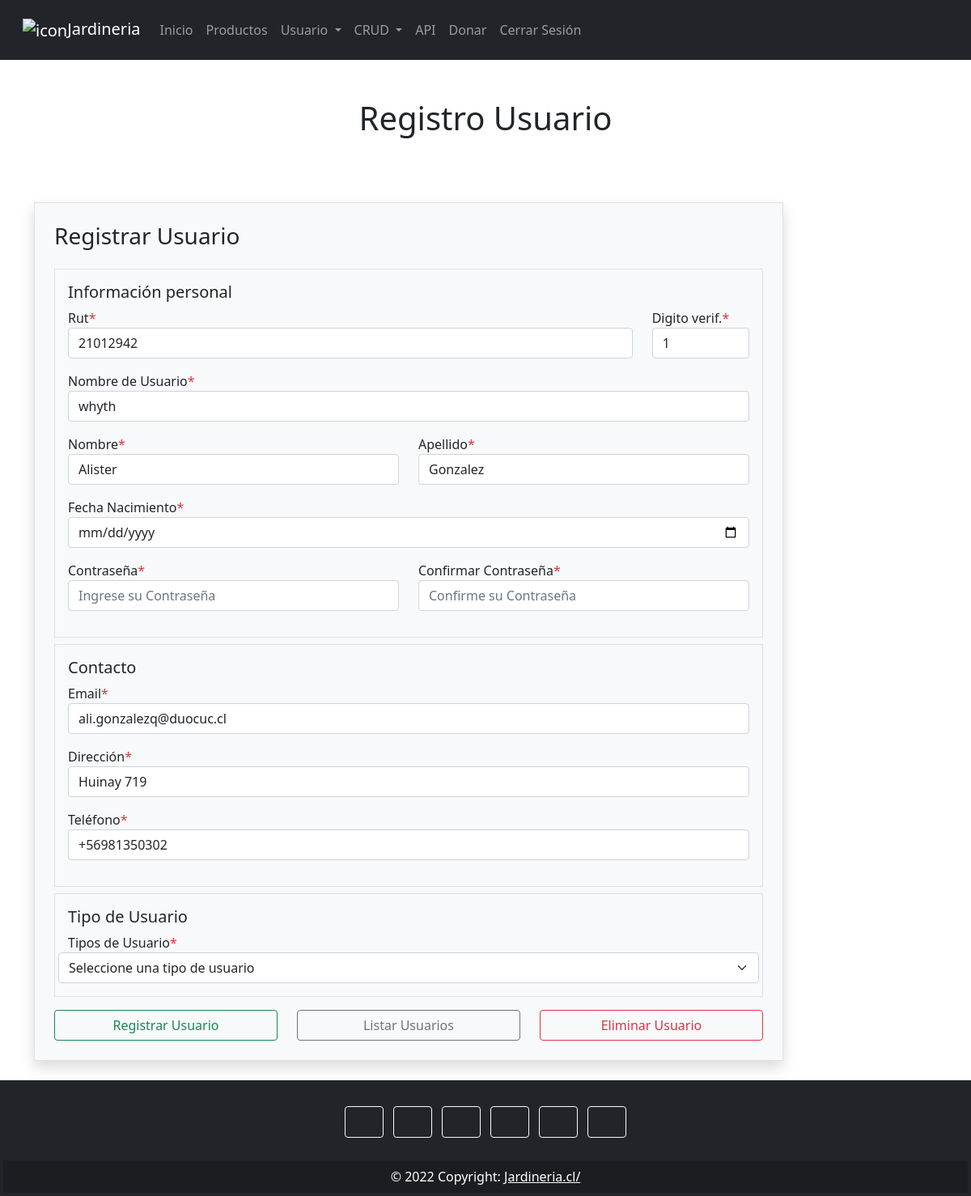
The page /crud/usuario/1/ (signed in) on the database its author committed.
### crud/models.py (models this page shows, shortened)
class Usuario(AbstractUser):
    rut = models.TextField(max_length=10)
    dv = models.TextField(max_length=1)
    first_name = models.TextField(max_length=20)
    last_name = models.TextField(max_length=20)
    fechaNac = models.DateField(null=True)
    password = models.CharField(max_length=128)
    email = models.TextField(max_length=30)
    direccion = models.TextField(max_length=30)
    telefono = models.TextField(max_length=12)
    tipoDeUsuario = models.IntegerField(default=0)
    last_login = models.DateField(default=timezone.now)
    is_superuser = models.BooleanField(default=False)
    is_staff = models.BooleanField(default=True)
    is_active = models.BooleanField(default=True)
    date_joined = models.DateField(default=timezone.now)
    username = models.TextField(max_length=20, unique=True)
    suscrito = models.BooleanField(default=False)
    USERNAME_FIELD = 'username'
    REQUIRED_FIELDS = []

### crud/views.py (the view)
# urls.py: path('usuario/<int:id>/', views.viewReadUsuario, name="usuario"),
@login_required
@permission_required('is_superuser')
def viewReadUsuario(request, id):
    cntx = {}
    try:
        fila = Usuario.objects.get(pk = id)
        cntx = {'fila': fila}
    except:
        cntx = {'error': 'Item no encontrado'}
    productCategories = Categoria.objects.all()
    cntx["productCategories"] = productCategories
    userCategories = tipoUsuario.objects.all()
    cntx['userCategories'] = userCategories
    return render(request, 'usuario.html', cntx)

### historial/context_processor.py (called while the page is built)
def total_historial(request):
    total = 0
    if request.user.is_authenticated:
        if "historial" in request.session.keys():
            for key, value in request.session["historial"].items():
                total += int(value["acumulado"])
    return {"total_historial": total}

### shopyCart/context_processor.py (called while the page is built)
def total_carrito(request):
    total = 0
    if request.user.is_authenticated:
        if "carrito" in request.session.keys():
            for key, value in request.session["carrito"].items():
                total += int(value["acumulado"])
    return {"total_carrito": total}

### crud/templates/usuario.html (shortened to what this page needs)
{% extends "index.html" %}
{% block tituloPagina %}
    <div class="text-center mt-5">
        <h1>Registro Usuario</h1>
    </div>
{% endblock %}
{% block contenido %}
<br>
    <div class="container">
        <div class="row">
            <div class="col-md-10 off-md-4">
                <div class="signup-form">
                    <form action="{%url 'usuario' %}" method="POST" autocomplete="off" class="mt-5 border p-4 bg-light shadow">
                        <h3 class="mb-4">Registrar Usuario</h3>
                        <div class="border p-3">
                            <h5>Información personal</h5>
                          <div class="row">
                            <div class="mb-3 col-md-10">
                              <label for="txtRut">Rut<span class="text-danger">*</span></label>
                              <input type="text" id="txtRut" name="txtRut" maxlength="8" minlength="8" placeholder="Ingrese su Rut" class="txtRut form-control" value="{{fila.rut}}">
                            </div>
                            <div class="mb-3 col-md-2">
                              <label for="txtDV">Digito verif.<span class="text-danger">*</span></label>
                              <input type="text" id="txtDV" name="txtDV" maxlength="1" minlength="1" placeholder="Ingrese su DV" class="txtDV form-control" value="{{fila.dv}}">
                            </div>
                          </div>
                          <div class="mb-3 col-md-12">
                            <label for="txtUsername">Nombre de Usuario<span class="text-danger">*</span></label>
                            <input type="text" id="txtUsername" name="txtUsername" placeholder="Ingrese su Nombre de Usuario" class="txtUsername form-control" value="{{fila.username}}">
                          </div>
                          <div class="row">
                          <div class="mb-3 col-md-6">
                              <label for="txtNombre">Nombre<span class="text-danger">*</span></label>
                              <input type="text" id="txtNombre" name="txtNombre" placeholder="Ingrese su Nombre" class="txtNombre form-control" value="{{fila.first_name}}">
                          </div>
                          <div class="mb-3 col-md-6">
                              <label for="txtApellido">Apellido<span class="text-danger">*</label>
                              <input type="text" id="txtApellido" name="txtApellido" placeholder="Ingrese su Apellido" class="txtApellido form-control" value="{{fila.last_name}}">
                          </div>
                          <div class="mb-3 col-md-12">
                              <label for="fecNac">Fecha Nacimiento<span class="text-danger">*</span> </label>
                              <input type="date" name="fecNac" id="fecNac" class="fecNac form-control" value="{{fila.fechaNac}}">
                          </div>
                        </div>
                        <div class="row">
                          <div class="mb-3 col-md-6">
                              <label for="txtPassword">Contraseña<span class="text-danger">*</label>
                              <input type="password" id="txtPassword" maxlength="25" minlength="8" name="txtPassword" placeholder="Ingrese su Contraseña" class="txtPassword form-control" value="">
                          </div>
                          <div class="mb-3 col-md-6">
                              <label for="txtPassword2">Confirmar Contraseña<span class="text-danger">*</label>
                              <input type="password" id="txtPassword2" maxlength="25" minlength="8" name="txtPassword2" placeholder="Confirme su Contraseña" class="txtPassword2 form-control" value="">
                          </div>
                      </div>
                      </div>
                      <div class="border mt-2 p-3">
                        <h5>Contacto</h5>
                          <div class="mb-3 col-md-12">
                              <label for="txtEmail">Email<span class="text-danger">*</label>
                              <input type="email" maxlength="75" minlength="13" id="txtEmail" name="txtEmail" placeholder="Ingrese su Email" class="txtEmail form-control" value="{{fila.email}}">
                          </div>
                          <div class="mb-3 col-md-12">
                            <label for="txtDireccion">Dirección<span class="text-danger">*</label>
                            <input type="text" id="txtDireccion" name="txtDireccion" placeholder="Ingrese su Dirección" class="txtDireccion form-control" value="{{fila.direccion}}">
                        </div>
                          <div class="mb-3 col-md-12">
                              <label for="txtTel">Teléfono<span class="text-danger">*</label>
                              <input type="tel" id="txtTel" name="txtTel" maxlength="12" placeholder="Ingrese su Teléfono" class="txtTel form-control" value="{{fila.telefono}}">
                          </div>
                        </div>
                        <div class="border mt-2 p-3">
                            <h5>Tipo de Usuario</h5>
                            <div class="row">
                                <label for="cmbTipoUsuario">Tipos de Usuario<span class="text-danger">*</span></label>
                                <select name="cmbTipoUsuario" class="cmbTipoUsuario form-select" id="cmbTipoUsuario" value="{{ fila.tipoUsuario }}">
                                  <option class="cmbTipoUsuario" hidden value="0">Seleccione una tipo de usuario</option>
                                </select>
                            </div>
                        </div>
                        <div class="row">
                          <div class="col-md-4 mt-3">
                            <input type="submit" name="btnCreate" class="btnCreate btn btn-outline-success form-control" value="Registrar Usuario">
                          </div>
                          <div class="col-md-4 mt-3">
                            <input type="submit" name="btnRead" class="btnRead btn btn-outline-secondary form-control" value="Listar Usuarios">
                          </div>
                          <div class="col-md-4 mt-3">
                            <input type="submit" name="btnDelete" class="btnDelete btn btn-outline-danger form-control" value="Eliminar Usuario">
                          </div>
                        </div>
                    </form>
                </div>
            </div>
        </div>
    </div>
{% endblock %}

### rows shown on the page
Usuario: txtRut "21012942", txtDV "1", txtUsername "whyth", txtNombre "Alister", txtApellido "Gonzalez", txtEmail "ali.gonzalezq@duocuc.cl", txtDireccion "Huinay 719", txtTel "+56981350302"
